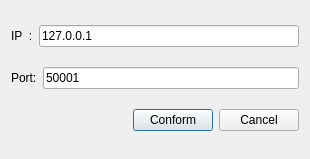
<?xml version="1.0" encoding="UTF-8"?>
<ui version="4.0">
 <class>CConfigDataWgt</class>
 <widget class="QDialog" name="CConfigDataWgt">
  <property name="geometry">
   <rect>
    <x>0</x>
    <y>0</y>
    <width>310</width>
    <height>159</height>
   </rect>
  </property>
  <property name="windowTitle">
   <string>CConfigDataWgt</string>
  </property>
  <layout class="QHBoxLayout" name="horizontalLayout_4">
   <item>
    <layout class="QVBoxLayout" name="verticalLayout">
     <item>
      <layout class="QHBoxLayout" name="horizontalLayout_2">
       <item>
        <widget class="QLabel" name="label">
         <property name="text">
          <string>IP  :</string>
         </property>
        </widget>
       </item>
       <item>
        <widget class="QLineEdit" name="lineEdit">
         <property name="text">
          <string>127.0.0.1</string>
         </property>
        </widget>
       </item>
      </layout>
     </item>
     <item>
      <layout class="QHBoxLayout" name="horizontalLayout_3">
       <item>
        <widget class="QLabel" name="label_2">
         <property name="text">
          <string>Port:</string>
         </property>
        </widget>
       </item>
       <item>
        <widget class="QLineEdit" name="lineEdit_2">
         <property name="text">
          <string>50001</string>
         </property>
        </widget>
       </item>
      </layout>
     </item>
     <item>
      <layout class="QHBoxLayout" name="horizontalLayout">
       <item>
        <spacer name="horizontalSpacer">
         <property name="orientation">
          <enum>Qt::Horizontal</enum>
         </property>
         <property name="sizeHint" stdset="0">
          <size>
           <width>40</width>
           <height>20</height>
          </size>
         </property>
        </spacer>
       </item>
       <item>
        <widget class="QPushButton" name="pushButton">
         <property name="text">
          <string>Conform</string>
         </property>
        </widget>
       </item>
       <item>
        <widget class="QPushButton" name="pushButton_2">
         <property name="text">
          <string>Cancel</string>
         </property>
        </widget>
       </item>
      </layout>
     </item>
    </layout>
   </item>
  </layout>
 </widget>
 <layoutdefault spacing="6" margin="11"/>
 <resources/>
 <connections/>
</ui>
